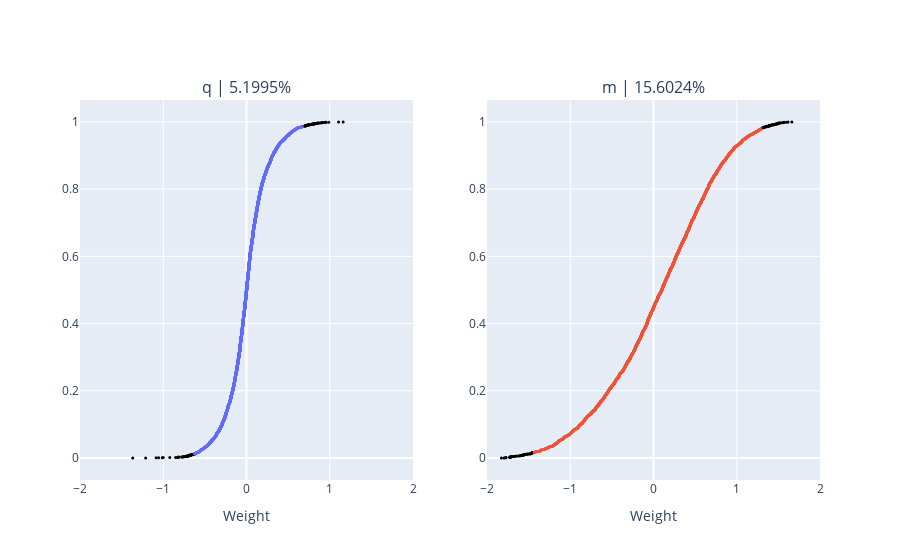

Here is the notebook cell this chart was saved with:
### Markdown cell above
Factor Analysis

### Code cell
top = 50
col = 'Factor4'

fig = make_subplots(rows=1, cols=2, subplot_titles=[f'q | {round(explVar.loc[col]["q"],4)}%', f'm | {round(explVar.loc[col]["m"],4)}%'])
fig.add_trace(go.Scatter(
    y=np.arange(wq.shape[0])/wq.shape[0],
    x=sorted(wq[col].to_numpy()),
    mode='markers',
    marker_size=3,
    marker_color=top*['black'] + (wq.shape[0]-2*top)*[palette[0]] + top*['black'],
    showlegend=False
), row=1, col=1)

fig.add_trace(go.Scatter(
    y=np.arange(wm.shape[0])/wm.shape[0],
    x=sorted(wm[col].to_numpy()),
    mode='markers',
    marker_size=3,
    marker_color=top*['black'] + (wm.shape[0]-2*top)*[palette[1]] + top*['black'],
    showlegend=False
), row=1, col=2)

fig.update_xaxes(range=(-2,2), title='Weight')
fig.show()

w_all = {}
for df, omic, xi in [(wq, 'q', xqi), (wm, 'm', xmi)]:
    fig = make_subplots(rows=1, cols=2, subplot_titles=['Negative', 'Positive'], horizontal_spacing=0.15)

    tmp = df.sort_values(col, ascending=False)[col]
    w_all[omic] = tmp
    topup = tmp[:top]
    topdo = tmp[-top:]

    fig.add_trace(go.Bar(
        y=topup.index[::-1],
        x=topup.values[::-1],
        orientation='h',
        width=0.1, showlegend=False
    ), row=1, col=2)

    fig.add_trace(go.Bar(
        y=topdo.index,
        x=topdo.values,
        orientation='h',
        width=0.1, showlegend=False
    ), row=1, col=1)
    fig.update_xaxes(range=(-2,2), title='Weight')
    fig.update_layout(height=400+15*top, title=omic)
    #fig.show()

    #sns.clustermap(xi.loc[:, topup.index.tolist()+topdo.index.tolist()].T, cmap='vlag', figsize=(12,6), center=0, vmin=-3, vmax=3)

### Figure 1 — Plotly figure (JSON) as saved in the notebook; plotly's stock layout.template omitted (floating-point values rounded to 4 significant figures; data arrays with more than 128 entries replaced by an {"elided": "..."} marker saying what was removed)
{"data": [{"marker": {"color": {"elided": "4118 str values"}, "size": 3}, "mode": "markers", "showlegend": false, "type": "scatter", "x": {"elided": "4118 float values"}, "xaxis": "x", "y": {"elided": "4118 float values"}, "yaxis": "y"}, {"marker": {"color": {"elided": "2935 str values"}, "size": 3}, "mode": "markers", "showlegend": false, "type": "scatter", "x": {"elided": "2935 float values"}, "xaxis": "x2", "y": {"elided": "2935 float values"}, "yaxis": "y2"}], "layout": {"annotations": [{"font": {"size": 16}, "showarrow": false, "text": "q | 5.1995%", "x": 0.225, "xanchor": "center", "xref": "paper", "y": 1, "yanchor": "bottom", "yref": "paper"}, {"font": {"size": 16}, "showarrow": false, "text": "m | 15.6024%", "x": 0.775, "xanchor": "center", "xref": "paper", "y": 1, "yanchor": "bottom", "yref": "paper"}], "xaxis": {"anchor": "y", "domain": [0, 0.45], "range": [-2, 2], "title": {"text": "Weight"}}, "xaxis2": {"anchor": "y2", "domain": [0.55, 1], "range": [-2, 2], "title": {"text": "Weight"}}, "yaxis": {"anchor": "x", "domain": [0, 1]}, "yaxis2": {"anchor": "x2", "domain": [0, 1]}}}
